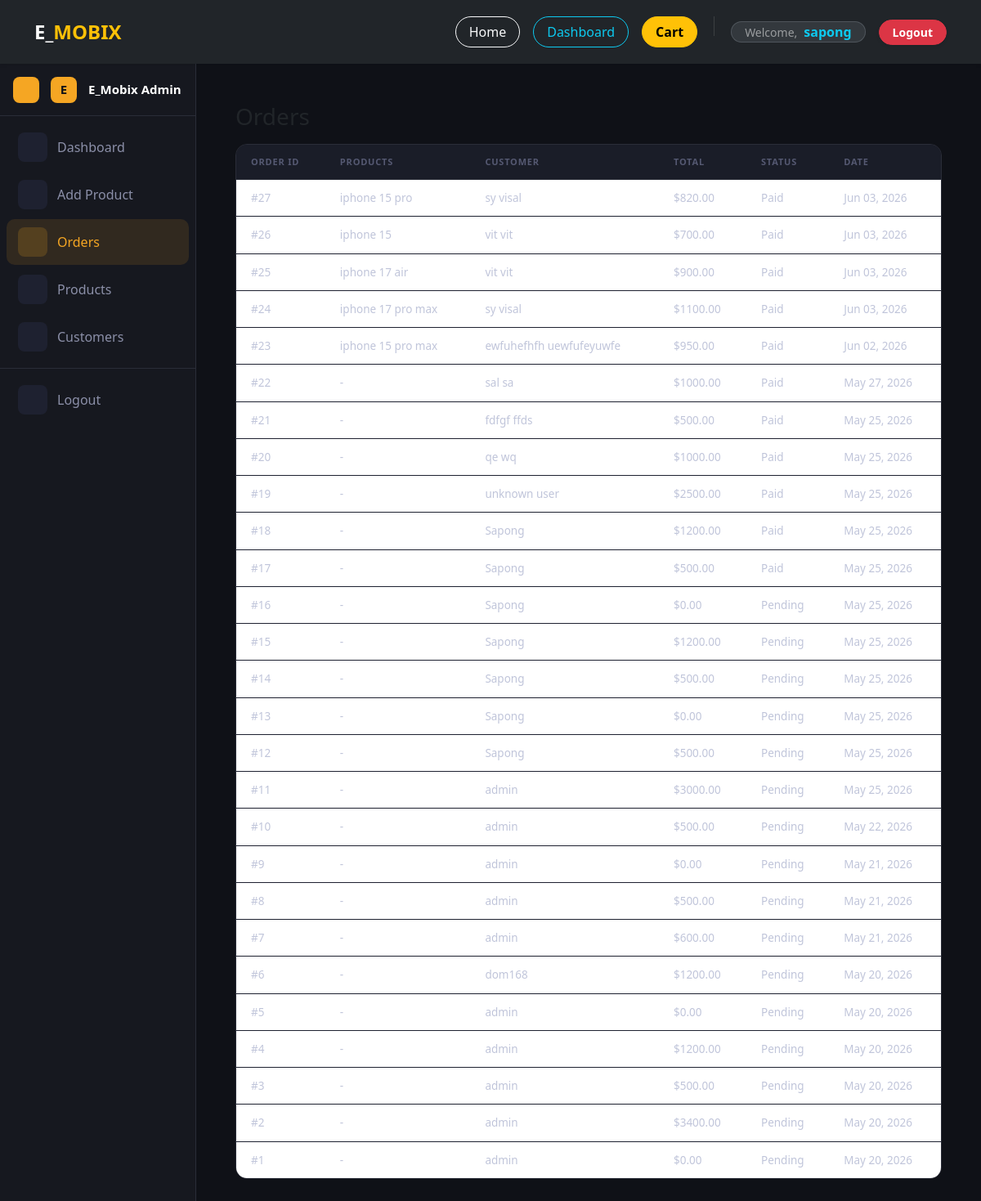
The page /dashboard/orders/ (signed in) on the database as committed earlier.
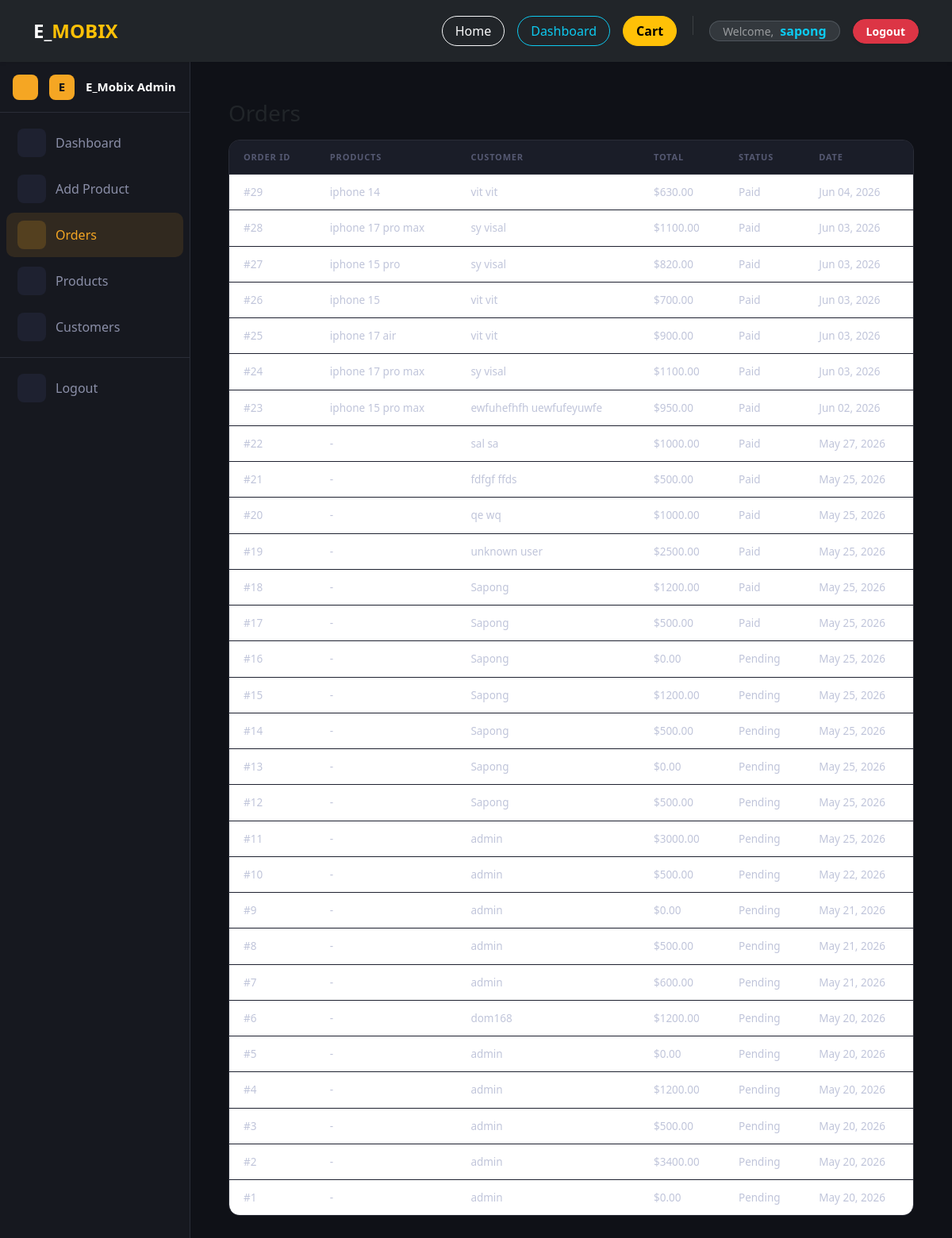
The same page on the database as committed later.
### orders/models.py (models this page shows, shortened)
class Order(models.Model):
    STATUS_CHOICES = [
        ('pending',   'Pending'),
        ('paid',      'Paid'),
        ('shipped',   'Shipped'),
        ('cancelled', 'Cancelled'),
    ]
    status = models.CharField(max_length=20, choices=STATUS_CHOICES, default='pending')
    full_name = models.CharField(max_length=200, blank=True)
    phone = models.CharField(max_length=20, blank=True)
    address = models.TextField(blank=True)
    city = models.CharField(max_length=100, blank=True)
    notified = models.BooleanField(default=False)
    user = models.ForeignKey(User, on_delete=models.CASCADE)
    total = models.DecimalField(max_digits=10, decimal_places=2, default=0)
    created_at = models.DateTimeField(auto_now_add=True)

class OrderItem(models.Model):
    order = models.ForeignKey(Order, on_delete=models.CASCADE, related_name='items')
    product = models.ForeignKey(Product, on_delete=models.CASCADE)
    variant = models.ForeignKey(ProductVariant, on_delete=models.SET_NULL, null=True, blank=True)
    qty = models.IntegerField(default=1)
    price = models.DecimalField(max_digits=10, decimal_places=2)

### products/models.py (models this page shows, shortened)
class Product(models.Model):
    name = models.CharField(max_length=200)
    price = models.DecimalField(max_digits=10, decimal_places=2)
    description = models.TextField(blank=True)
    image = models.ImageField(upload_to='products/')
    stock = models.IntegerField(default=0)
    created_at = models.DateTimeField(auto_now_add=True)

### dashboard/views.py (the view)
# urls.py: path('orders/', views.dashboard_orders, name='dashboard_orders'),
@staff_required
def dashboard_orders(request):
    orders = Order.objects.all().order_by('-created_at')
    return render(request, 'dashboard/orders.html', {
        'orders': orders,
        'active_tab': 'orders'
    })

### dashboard/views.py (called while the page is built)
def staff_required(view_func):
    @functools.wraps(view_func)
    @login_required
    def wrapper(request, *args, **kwargs):
        if not request.user.is_staff:
            return redirect('home')
        return view_func(request, *args, **kwargs)
    return wrapper

### templates/dashboard/orders.html (shortened to what this page needs)
{% extends "base.html" %}
{% block content %}
<div class="d-flex">
  <div id="sidebar">
    <div class="sidebar-brand">
      <button id="sidebarToggle" onclick="document.getElementById('sidebar').classList.toggle('collapsed')">
      </button>
      <div class="brand-icon ms-1">E</div>
      <span class="brand-text ms-1">E_Mobix Admin</span>
    </div>
    <div class="py-2">
      <a class="nav-item-custom" href="{% url 'dashboard' %}">
        <span class="nav-icon"></span>
        <span class="nav-label">Dashboard</span>
      </a>
      <a class="nav-item-custom" href="{% url 'add_product' %}">
        <span class="nav-icon"></span>
        <span class="nav-label">Add Product</span>
      </a>
      <a class="nav-item-custom active" href="{% url 'dashboard_orders' %}">
        <span class="nav-icon"></span>
        <span class="nav-label">Orders</span>
      </a>
      <a class="nav-item-custom" href="{% url 'dashboard_products' %}">
        <span class="nav-icon"></span>
        <span class="nav-label">Products</span>
      </a>
      <a class="nav-item-custom" href="{% url 'dashboard_customers' %}">
        <span class="nav-icon"></span>
        <span class="nav-label">Customers</span>
      </a>
    </div>
    <div class="sidebar-footer mt-auto">
      <a class="nav-item-custom" href="{% url 'logout' %}">
        <span class="nav-icon"></span>
        <span class="nav-label">Logout</span>
      </a>
    </div>
  </div>
  <div id="main" class="flex-grow-1 p-4">
    <div class="p-4">
      <h3 class="mb-3">Orders</h3>
      <div class="table-wrap">
        <table class="table">
          <thead>
            <tr><th>Order ID</th><th>Products</th><th>Customer</th><th>Total</th><th>Status</th><th>Date</th></tr>
          </thead>
          <tbody>
            {% for o in orders %}
            <tr>
              <td>#{{ o.id }}</td>
              <td>
                {% with items=o.items.all %}
                  {% if items %}
                    {{ items.0.product.name }}{% if items|length > 1 %} +{{ items|length|add:"-1" }} more{% endif %}
                  {% else %}
                    -
                  {% endif %}
                {% endwith %}
              </td>
              <td>{{ o.full_name|default:o.user.username }}</td>
              <td>${{ o.total }}</td>
              <td>{{ o.get_status_display }}</td>
              <td>{{ o.created_at|date:"M d, Y" }}</td>
            </tr>
            {% empty %}
            <tr><td colspan="5" class="text-center">No orders</td></tr>
            {% endfor %}
          </tbody>
        </table>
      </div>
    </div>
  </div>
</div>
{% endblock %}

### templates/base.html (shortened to what this page needs)
<!DOCTYPE html>
<html lang="en">
<head>
    <link href="https://cdn.jsdelivr.net/npm/bootstrap@5.3.0/dist/css/bootstrap.min.css" rel="stylesheet">
</head>
<body>
<nav class="navbar navbar-expand-lg navbar-dark bg-dark shadow-sm py-3 mb-0">
    <div class="container">
        <a class="navbar-brand fw-bold fs-4 text-uppercase tracking-wider" href="/">
            <span class="text-white">E_</span><span class="text-warning">Mobix</span>
        </a>
        <div class="collapse navbar-collapse justify-content-end" id="navbarNav">
            <div class="d-flex align-items-center gap-3 mt-3 mt-lg-0">
                <a href="/" class="btn btn-outline-light px-3 rounded-pill">Home</a>
                {% if user.is_authenticated and user.is_staff %}
                    <a href="{% url 'dashboard' %}" class="btn btn-outline-info px-3 rounded-pill">
                         Dashboard
                    </a>
                {% endif %}
                <a href="/cart/" class="btn btn-warning px-3 rounded-pill position-relative fw-bold">
                     Cart
                </a>
                {% if user.is_authenticated %}
                    <div class="d-flex align-items-center gap-2 bg-secondary bg-opacity-25 px-3 py-1.5 rounded-pill border border-secondary border-opacity-50">
                        <span class="text-white-50 small">Welcome,</span>
                        <span class="fw-bold text-info">{{ user.username }}</span>
                    </div>
                    <a href="{% url 'logout' %}" class="btn btn-danger px-3 rounded-pill shadow-sm btn-sm fw-bold">Logout</a>
                {% else %}
                    <a href="{% url 'login' %}" class="btn btn-outline-info px-3 rounded-pill btn-sm">Login</a>
                    <a href="{% url 'register' %}" class="btn btn-success px-3 rounded-pill btn-sm fw-bold shadow-sm">Register</a>
                {% endif %}
            </div>
        </div>
    </div>
</nav>
<div class="container-fluid px-0">
    {% block content %}{% endblock %}
</div>
</body>
</html>

### templates/base.html (style rules this page uses)
html, body { margin: 0; padding: 0; min-height: 100%; }
body { background: #f4f6f9; }
.navbar { box-shadow: 0 2px 10px rgba(0,0,0,0.1); position: sticky; z-index: 1000; top: 0; }

### templates/dashboard/orders.html (style rules this page uses)
body { background: #0f1117; }
#sidebar { width: 240px; min-height: calc(100vh - 72px); background: #16181f; border-right: 1px solid #2a2d38; transition: width 0.28s ease; overflow: hidden; white-space: nowrap; }
.sidebar-brand { height: 64px; display: flex; align-items: center; gap: 10px; padding: 0 16px; border-bottom: 1px solid #2a2d38; }
.brand-icon { width: 32px; height: 32px; min-width: 32px; background: #f5a623; border-radius: 8px; display: grid; place-items: center; font-weight: 800; font-size: 15px; color: #0f1117; }
.brand-text { color: #fff; font-weight: 700; font-size: 15px; transition: opacity .2s; }
.nav-item-custom { display: flex; align-items: center; gap: 12px; padding: 10px 14px; color: #8b8fa8; text-decoration: none; border-radius: 10px; margin: 2px 8px; transition: background .18s, color .18s; }
.nav-item-custom.active { background: rgba(245,166,35,.12); color: #f5a623; }
.nav-icon { width: 36px; height: 36px; min-width: 36px; background: #1e2130; border-radius: 8px; display: grid; place-items: center; font-size: 17px; }
.nav-item-custom.active .nav-icon { background: rgba(245,166,35,.18); }
.sidebar-footer { border-top: 1px solid #2a2d38; padding: 8px 0; }
#sidebarToggle { background: #f5a623; border: none; width: 32px; height: 32px; border-radius: 8px; display: grid; place-items: center; color: #0f1117; cursor: pointer; flex-shrink: 0; }
#main { flex: 1; padding: 28px 32px; overflow-x: hidden; }
.table-wrap { background: #16181f; border: 1px solid #2a2d38; border-radius: 14px; overflow: hidden; }
.table { margin-bottom: 0; font-size: 13.5px; }
.table thead th { background: #1a1d28; color: #555972; font-size: 11px; text-transform: uppercase; letter-spacing: .8px; border-bottom: 1px solid #2a2d38 !important; padding: 13px 18px; }
.table tbody tr { border-color: #1e2130; }
.table tbody tr:last-child td { border-bottom: none; }
.table td { padding: 12px 18px; color: #c0c5da; vertical-align: middle; border-color: #1e2130; }

Rows that differ between the two databases and show on the page:
added Order: id "29", items.all.0.product.name "iphone 14", full_name "vit vit", total "630.00", status "Paid", created_at "Jun 04, 2026"
added Order: id "28", items.all.0.product.name "iphone 17 pro max", full_name "sy visal", total "1100.00", status "Paid", created_at "Jun 03, 2026"
